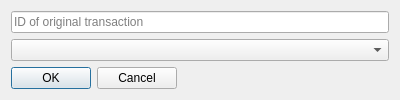
<?xml version="1.0" encoding="UTF-8"?>
<ui version="4.0">
 <class>ReversalWindow</class>
 <widget class="QDialog" name="ReversalWindow">
  <property name="geometry">
   <rect>
    <x>0</x>
    <y>0</y>
    <width>400</width>
    <height>100</height>
   </rect>
  </property>
  <property name="sizePolicy">
   <sizepolicy hsizetype="Fixed" vsizetype="Fixed">
    <horstretch>0</horstretch>
    <verstretch>0</verstretch>
   </sizepolicy>
  </property>
  <property name="minimumSize">
   <size>
    <width>400</width>
    <height>100</height>
   </size>
  </property>
  <property name="maximumSize">
   <size>
    <width>400</width>
    <height>100</height>
   </size>
  </property>
  <property name="windowTitle">
   <string>Reversal</string>
  </property>
  <property name="modal">
   <bool>true</bool>
  </property>
  <layout class="QVBoxLayout" name="verticalLayout_2">
   <item>
    <layout class="QVBoxLayout" name="verticalLayout">
     <item>
      <widget class="QLineEdit" name="TransactionIdField">
       <property name="placeholderText">
        <string>ID of original transaction</string>
       </property>
      </widget>
     </item>
     <item>
      <widget class="QComboBox" name="ComboBoxId">
       <property name="focusPolicy">
        <enum>Qt::NoFocus</enum>
       </property>
      </widget>
     </item>
    </layout>
   </item>
   <item>
    <layout class="QHBoxLayout" name="horizontalLayout">
     <item>
      <widget class="QDialogButtonBox" name="buttonBox">
       <property name="standardButtons">
        <set>QDialogButtonBox::Cancel|QDialogButtonBox::Ok</set>
       </property>
      </widget>
     </item>
     <item>
      <spacer name="horizontalSpacer_2">
       <property name="orientation">
        <enum>Qt::Horizontal</enum>
       </property>
       <property name="sizeHint" stdset="0">
        <size>
         <width>40</width>
         <height>20</height>
        </size>
       </property>
      </spacer>
     </item>
     <item>
      <spacer name="horizontalSpacer">
       <property name="orientation">
        <enum>Qt::Horizontal</enum>
       </property>
       <property name="sizeHint" stdset="0">
        <size>
         <width>40</width>
         <height>20</height>
        </size>
       </property>
      </spacer>
     </item>
    </layout>
   </item>
  </layout>
 </widget>
 <resources/>
 <connections>
  <connection>
   <sender>buttonBox</sender>
   <signal>accepted()</signal>
   <receiver>ReversalWindow</receiver>
   <slot>accept()</slot>
   <hints>
    <hint type="sourcelabel">
     <x>156</x>
     <y>81</y>
    </hint>
    <hint type="destinationlabel">
     <x>194</x>
     <y>89</y>
    </hint>
   </hints>
  </connection>
  <connection>
   <sender>buttonBox</sender>
   <signal>rejected()</signal>
   <receiver>ReversalWindow</receiver>
   <slot>reject()</slot>
   <hints>
    <hint type="sourcelabel">
     <x>85</x>
     <y>83</y>
    </hint>
    <hint type="destinationlabel">
     <x>93</x>
     <y>99</y>
    </hint>
   </hints>
  </connection>
 </connections>
</ui>
